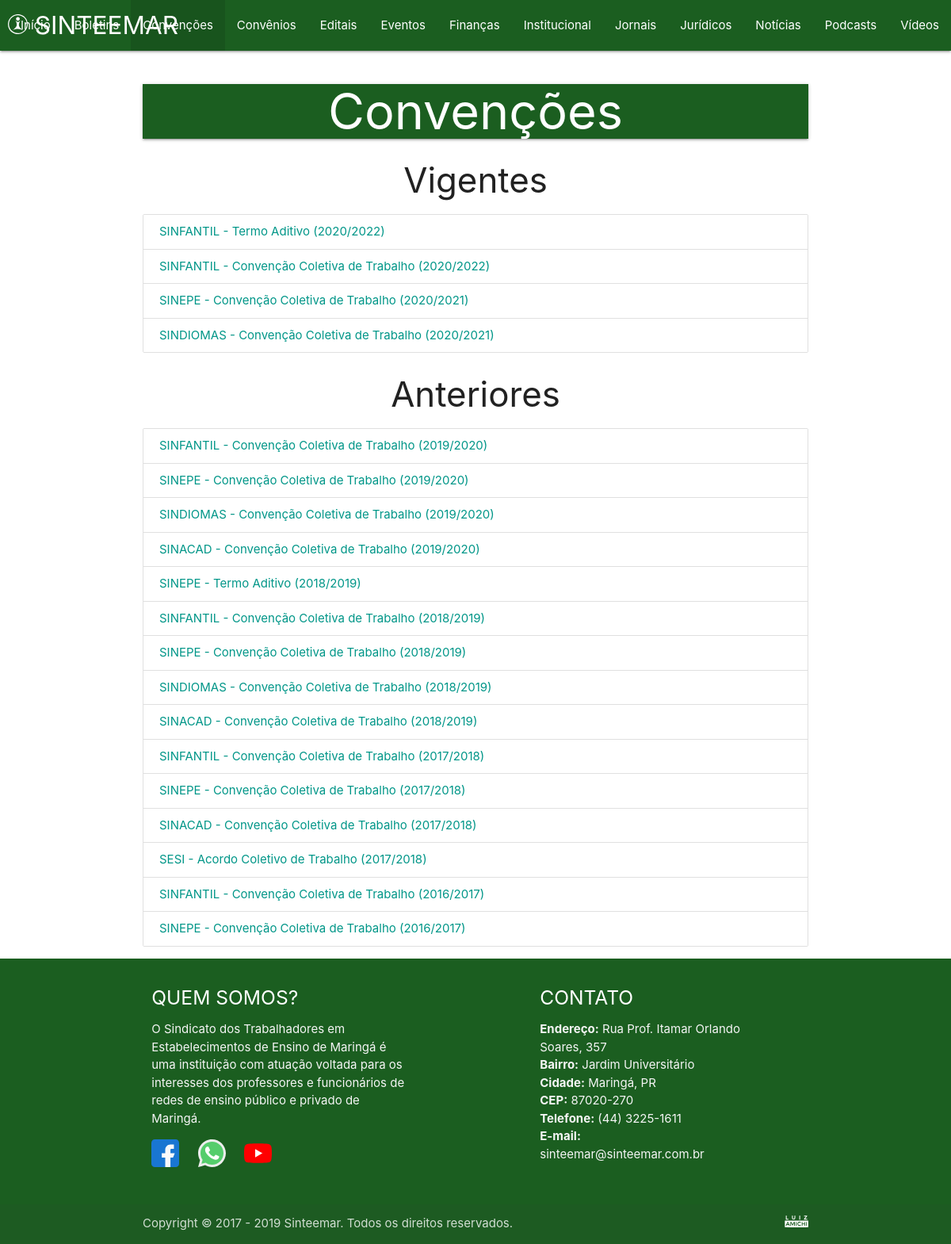
The page /convencoes.php on the database its author committed.
### tables this page shows
CREATE TABLE IF NOT EXISTS `CONVENCOES` (
	`ID` INT NOT NULL AUTO_INCREMENT PRIMARY KEY,
	`TITULO` VARCHAR(128) NOT NULL,
	`TIPO` TINYINT(1) NOT NULL DEFAULT 1,
	`DOCUMENTO` VARCHAR(64) NOT NULL
);

### sgc/dao.php (called while the page is built, shortened)
<?php
	function mysql() {
		$host = 'sinteemar.com.br';
		$user = 'sint';
		$password = 'Senha do banco de dados';
		$name = 'sint_2019';
		try {
			$connection = new mysqli($host, $user, $password, $name);
			$connection->set_charset('utf8');
		}
		catch(Exception $e) {
			$connection = null;
		}
		finally {
			return $connection;
		}
	}
	function sql_length($table, $condition=null) {
		$query = 'SELECT COUNT(*) FROM ' . $table . ($condition ? ' WHERE ' . $condition : '') . ';';
		$rows = 0;
		if($sql = mysql()) {
			try {
				$result = $sql->query($query);
				$rows = $result->fetch_assoc()['COUNT(*)'];
			}
			finally {
				mysqli_close($sql);
			}
		}
		return $rows;
	}
	function sql_read($table, $condition=null, $unique=false) {
		$query = 'SELECT @ROW_NUMBER:=@ROW_NUMBER+1 AS ROWNUM, 1 FIX, ' . $table . '.* FROM ' . $table . ', (SELECT @ROW_NUMBER:=0) AS RN ' . ($condition ? ' WHERE ' . $condition : '') . ';';
		$rows = null;
		if($sql = mysql()) {
			try {
				$result = $sql->query($query);
				if($result->num_rows == 0)
					$rows = array();
				elseif($result->num_rows == 1)
					$rows = $unique ? $result->fetch_assoc() : array($result->fetch_assoc());
				else
					$rows = $unique ? $result->fetch_all(MYSQLI_ASSOC)[0] : $result->fetch_all(MYSQLI_ASSOC);
			}
			finally {
				mysqli_close($sql);
			}
		}
		return $rows;
	}
?>

### convencoes.php (the view, shortened to what this page needs)
<?php
	require_once('sgc/dao.php');
	$page = max(1, filter_input(INPUT_GET, 'p', FILTER_SANITIZE_NUMBER_INT));
	$title = 'Convenções';
	$pages = ceil(sql_length($table='CONVENCOES') / 30);
	$page = min($page, $pages);
	$convencoes['VIGENTE'] = sql_read($table='CONVENCOES', $condition='TIPO=1 ORDER BY ID DESC LIMIT ' . ($page - 1) * 15 . ', 15', $unique=false);
	$convencoes['ANTERIOR'] = sql_read($table='CONVENCOES', $condition='TIPO=0 ORDER BY ID DESC LIMIT ' . ($page - 1) * 15 . ', 15', $unique=false);
	require_once('cabecalho.php');
?>
	<div class="container">
		<div class="col darken-4 green">
			<h1 class="center-align white-text z-depth-1"><?= $title ?></h1>
		</div>
<?php
	if(!empty($convencoes['VIGENTE'])) {
?>
		<h3 class="center-align">Vigentes</h3>
		<ul class="collection">
<?php
		foreach($convencoes['VIGENTE'] as $convencao) {
?>
			<li class="collection-item">
				<a class="teal-text" href="<?= $website . $convencao['DOCUMENTO'] ?>"><?= $convencao['TITULO'] ?></a>
			</li>
<?php
		}
	}
	if(!empty($convencoes['ANTERIOR'])) {
?>
		</ul>
		<h3 class="center-align">Anteriores</h3>
		<ul class="collection">
<?php
		foreach($convencoes['ANTERIOR'] as $convencao) {
?>
			<li class="collection-item">
				<a class="teal-text" href="<?= $website . $convencao['DOCUMENTO'] ?>"><?= $convencao['TITULO'] ?></a>
			</li>
<?php
		}
?>
		</ul>
<?php
	}
	else {
?>
		<h3 class="center-align">Ainda não temos convenções disponíveis :(</h3>
<?php
	}
?>
	</div>
<?php
	require_once('rodape.php');
?>

### rows shown on the page
convencoes: TITULO "SINFANTIL - Termo Aditivo (2020/2022)"
convencoes: TITULO "SINFANTIL - Convenção Coletiva de Trabalho (2020/2022)"
convencoes: TITULO "SINEPE - Convenção Coletiva de Trabalho (2020/2021)"
convencoes: TITULO "SINDIOMAS - Convenção Coletiva de Trabalho (2020/2021)"
convencoes: TITULO "SINFANTIL - Convenção Coletiva de Trabalho (2019/2020)"
convencoes: TITULO "SINEPE - Convenção Coletiva de Trabalho (2019/2020)"
convencoes: TITULO "SINDIOMAS - Convenção Coletiva de Trabalho (2019/2020)"
convencoes: TITULO "SINACAD - Convenção Coletiva de Trabalho (2019/2020)"
convencoes: TITULO "SINEPE - Termo Aditivo (2018/2019)"
convencoes: TITULO "SINFANTIL - Convenção Coletiva de Trabalho (2018/2019)"
convencoes: TITULO "SINEPE - Convenção Coletiva de Trabalho (2018/2019)"
convencoes: TITULO "SINDIOMAS - Convenção Coletiva de Trabalho (2018/2019)"
convencoes: TITULO "SINACAD - Convenção Coletiva de Trabalho (2018/2019)"
convencoes: TITULO "SINFANTIL - Convenção Coletiva de Trabalho (2017/2018)"
convencoes: TITULO "SINEPE - Convenção Coletiva de Trabalho (2017/2018)"
convencoes: TITULO "SINACAD - Convenção Coletiva de Trabalho (2017/2018)"
convencoes: TITULO "SESI - Acordo Coletivo de Trabalho (2017/2018)"
convencoes: TITULO "SINFANTIL - Convenção Coletiva de Trabalho (2016/2017)"
convencoes: TITULO "SINEPE - Convenção Coletiva de Trabalho (2016/2017)"

### other values the page prints
$title "Convenções"
